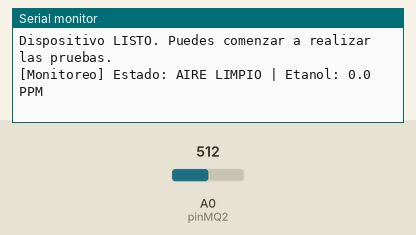
A sketch run on a simulated Arduino Uno, built with avr-gcc and run on an emulated ATmega328P. On the bench: the last lines printed to the serial monitor. The inputs (shaded band) are chosen by the test bench; at power-on: A0 (pinMQ2) = 512.

Above: at 11.2 s.
11.3 s: A0 (pinMQ2) set to 779
At 12.5 s:
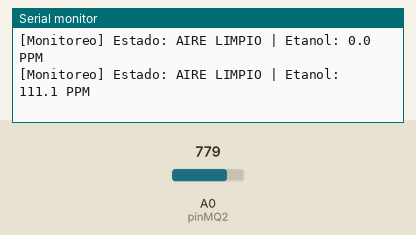
12.8 s: A0 (pinMQ2) set to 813
At 14.3 s:
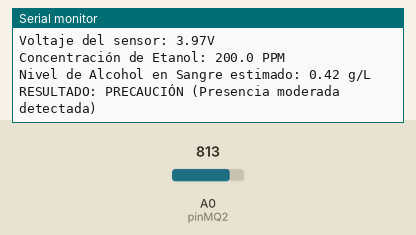
14.6 s: A0 (pinMQ2) set to 839
At 15.13 s:
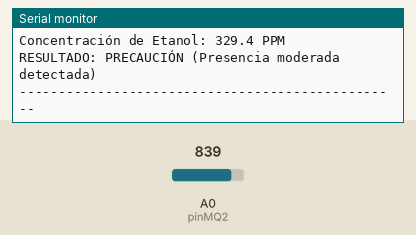
16.1 s: A0 (pinMQ2) set to 864
At 17.7 s:
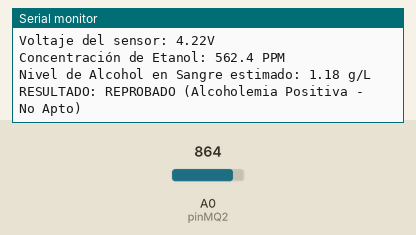
Timing chart, 0 to 19.2 s (numbered marks = the images above; inputs shaded):
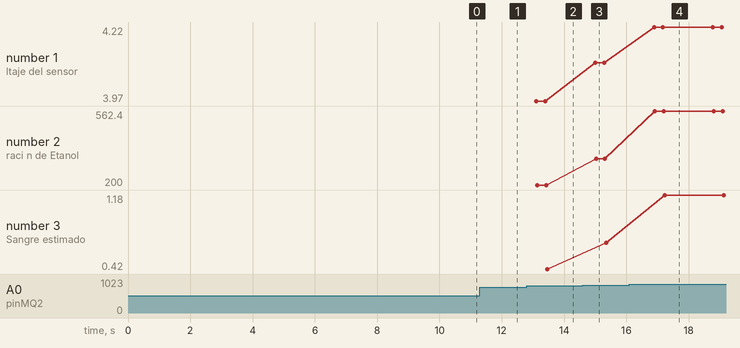

Measured:
- the behaviour switches between 796 and 797 on A0 (pinMQ2) (found by bisection; images 1 and 2)
- the behaviour switches between 846 and 847 on A0 (pinMQ2) (found by bisection; images 3 and 4)
- after the input at 11.3 s, the serial monitor: prints a new line after 0.31 s (image 1)
- after the input at 12.8 s, the serial monitor: prints a new line after 0.31 s (image 2)
- after the input at 14.6 s, the serial monitor: prints a new line after 0.40 s (image 3)
- after the input at 16.1 s, the serial monitor: prints a new line after 0.79 s (image 4)
- plotted number 1: 3.97 → 4.1 after the input at 14.6 s, 4.1 → 4.22 after the input at 16.1 s
- plotted number 2: 200 → 329.4 after the input at 14.6 s, 329.4 → 562.4 after the input at 16.1 s

The sketch:

Alcoholimetro.ino
```cpp
const int pinMQ2 = A0;

// Constante de resistencia de carga en el módulo comercial MQ-2 (usualmente 10 kOhm)
const float RL = 10.0;

// Factor de relación en aire limpio para Etanol (según datasheet del MQ-2)
const float AIR_FACTOR = 9.83;

float Ro = 10.0; // Valor de referencia que se calculará en el setup()

// Umbral de alcohol: si las PPM superan este valor, se activa el modo alcoholímetro
const float UMBRAL_ALCOHOL = 150.0;

void setup() {
  Serial.begin(9600);


  Serial.println("Estabilizando sensor y calibrando en aire limpio...");
  Serial.println("Por favor, asegúrate de que NO haya vapores de alcohol cerca.");

  // Esperar 5 segundos para el precalentamiento inicial del sensor
  delay(5000);

  // Calibración automática de Ro en aire limpio
  long sumaADC = 0;
  int lecturas = 50;
  for(int i = 0; i < lecturas; i++) {
    sumaADC += analogRead(pinMQ2);
    delay(100);
  }
  float promedioADC = (float)sumaADC / (float)lecturas;

  if(promedioADC < 1) promedioADC = 1; // Evitar división por cero

  // Calcular el voltaje y la resistencia Ro base en aire limpio
  float v_suelo = promedioADC * (5.0 / 1023.0);
  float Rs_aire = ((5.0 - v_suelo) * RL) / v_suelo;
  Ro = Rs_aire / AIR_FACTOR;

  Serial.println("Dispositivo LISTO. Puedes comenzar a realizar las pruebas.");
 }

void loop() {
  int adc = analogRead(pinMQ2);

  // Protecciones para el ADC
  if (adc < 1) adc = 1;
  if (adc >= 1023) adc = 1022;

  //  Voltaje actual
  float voltaje = adc * (5.0 / 1023.0);

  //  Calcular la Resistencia actual del sensor (Rs)
  float Rs = ((5.0 - voltaje) * RL) / voltaje;

  // Calcular la relación Rs/Ro
  float ratio = Rs / Ro;

  //Calcular las PPM de Etanol
  float ppmEtanol = 3450.2 * pow(ratio, -3.05);

  // Filtro para estabilizar la lectura en aire limpio
  if (ratio >= 9.0) {
    ppmEtanol = 0.0;
  }

  if (ppmEtanol > UMBRAL_ALCOHOL) {
    // Caso 1: Se detecta aliento con presencia de alcohol
    Serial.print("Voltaje del sensor: "); Serial.print(voltaje, 2); Serial.println("V");
    Serial.print("Concentración de Etanol: "); Serial.print(ppmEtanol, 1); Serial.println(" PPM");

    // Veredicto según la intensidad de la muestra simulada
    if (ppmEtanol > 1500.0) {
      Serial.println("RESULTADO: REPROBADO (Alcoholemia Positiva - No Apto)");
    } else {
      Serial.println("RESULTADO: PRECAUCIÓN (Presencia moderada detectada)");
    }
    Serial.println("-------------------------------------------------");
  }
  else {
    //  El aire está limpio o el usuario sopló sin alcohol
    Serial.print("[Monitoreo] Estado: AIRE LIMPIO | Etanol: ");
    Serial.print(ppmEtanol, 1);
    Serial.println(" PPM");
  }
if (ppmEtanol > UMBRAL_ALCOHOL) {
    //  Se detecta aliento con presencia de alcohol
    Serial.println("\n-------------------------------------------------");
    Serial.println(">>> [ALERTA] ANALIZANDO MUESTRA DE ALIENTO... <<<");
    Serial.print("Voltaje del sensor: "); Serial.print(voltaje, 2); Serial.println("V");
    Serial.print("Concentración de Etanol: "); Serial.print(ppmEtanol, 1); Serial.println(" PPM");

    // 1 PPM en aire equivale aproximadamente a 0.001 mg/L en aliento.
    // Multiplicando mg/L en aliento por 2.1 (o factor 2100) obtenemos g/L en sangre.
    float alcoholemiaSangre = (ppmEtanol * 0.001) * 2.1;

    Serial.print("Nivel de Alcohol en Sangre estimado: ");
    Serial.print(alcoholemiaSangre, 2); Serial.println(" g/L");

    // Nivel de sangre  (Estándar común: > 0.8 g/L es positivo)
    if (alcoholemiaSangre >= 0.8) {
      Serial.println("RESULTADO: REPROBADO (Alcoholemia Positiva - No Apto)");
    } else {
      Serial.println("RESULTADO: PRECAUCIÓN (Presencia moderada detectada)");
    }
  }
  delay(1500); // Muestreo cada 1.5 segundos para no saturar la pantalla
}
```
